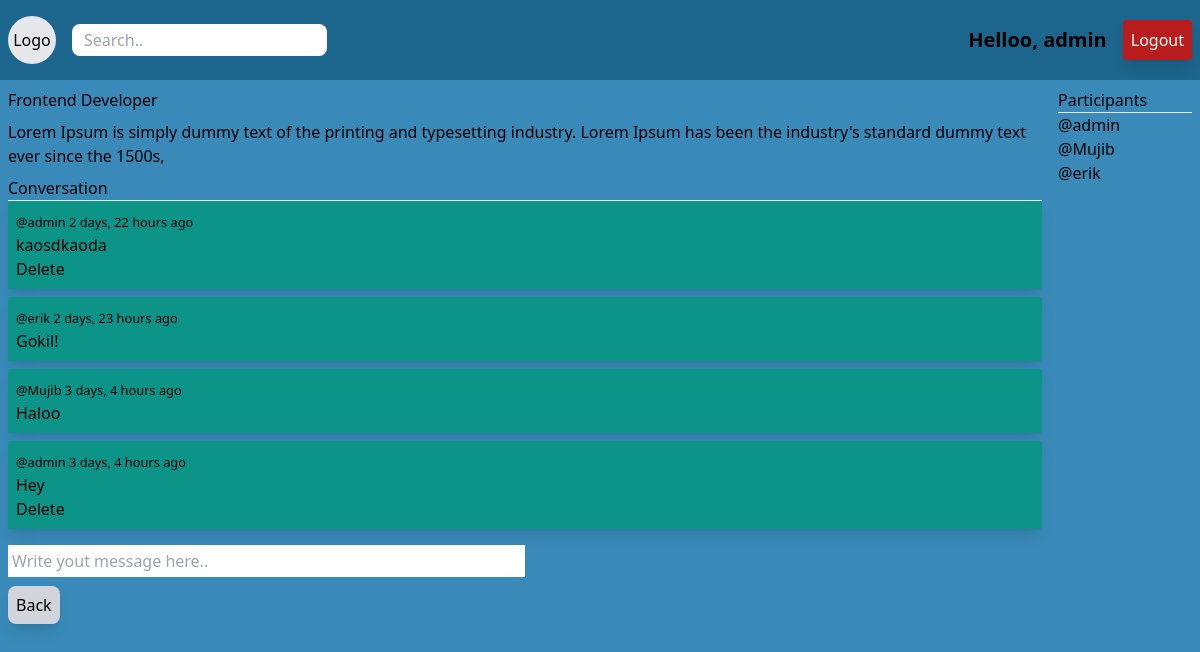
Screenshot of /room/1/ (signed in) with the database file from the repository.
### base/models.py (models this page shows, shortened)
class Room(models.Model):
    host = models.ForeignKey(User, on_delete=models.SET_NULL, null=True)
    topic = models.ForeignKey(Topic, on_delete=models.SET_NULL, null=True)
    name = models.CharField(max_length=200)
    description = models.TextField(null=True, blank=True)
    participants = models.ManyToManyField(User, related_name='participants', blank=True)
    updated = models.DateTimeField(auto_now=True)
    created = models.DateTimeField(auto_now_add=True)

class Message(models.Model):
    user = models.ForeignKey(User, on_delete=models.CASCADE)
    room = models.ForeignKey(Room, on_delete=models.CASCADE)
    body = models.TextField()
    updated = models.DateTimeField(auto_now=True)
    created = models.DateTimeField(auto_now_add=True)

### base/views.py (the view, shortened to what this page needs)
# urls.py: path('room/<str:pk>/', views.room, name='room'),
def room(request, pk):
    room = Room.objects.get(id=pk)
    room_messages = room.message_set.all().order_by('-created')
    participants = room.participants.all()
    context = {'room': room, 'room_messages': room_messages, 'participants': participants}
    return render(request, 'base/room.html', context)

### base/templates/base/room.html (shortened to what this page needs)
{% extends 'main.html' %} {% block content %}
<div class="grid grid-cols-8 gap-4">
  <div class="col-span-7">
    <div class="mb-2">{{room.name}}</div>
    <div class="mb-2">
      <p>{{room.description}}</p>
    </div>
    <div class="mb-4">
      <p>Conversation</p>
      {% for message in room_messages %}
      <div class="mb-2 bg-teal-600 rounded-sm shadow-lg p-2">
        <small>@{{message.user}} {{message.created|timesince}} ago</small>
        <p>{{message.body}}</p>
        {% if request.user == message.user %}
        <a href="{% url 'delete_message' message.id %}">Delete</a>
        {% endif %}
      </div>
      {% endfor %}
    </div>
    {% if request.user.is_authenticated %}
    <div class="mb-4">
      <form action="" method="POST">
        <input
          type="text"
          name="body"
          class="w-1/2 p-1"
          placeholder="Write yout message here.."
        />
      </form>
    </div>
    {% endif %}
    <div>
      <a href="/" class="bg-gray-300 p-2 shadow-lg hover:bg-gray-400 rounded-lg"
        >Back</a
      >
    </div>
  </div>
  <div>
    <p>Participants</p>
    <hr>
    {% for user in participants %}
    <div>
      <p>@{{user.username}}</p>
    </div>
    {% endfor %}
  </div>
</div>
{% endblock %}

### templates/navbar.html
<div
  class="w-full h-20 bg-[#1C658C] flex flex-row items-center justify-between p-2"
>
  <div class="flex justify-center items-center">
    <a href="{% url 'home' %}">
      <h1 class="bg-gray-200 w-12 h-12 p-2 rounded-full mr-4 flex justify-center items-center"><p>Logo</p></h1>
    </a>
    <form method="GET" action="{% url 'home' %}">
      <input class="p-1 rounded-lg px-3" type="text" name="q" placeholder="Search.." />
    </form>
  </div>
  {% if request.user.is_authenticated %}
  <div class="flex justify-center items-center">
    <p class="mx-4 font-semibold text-xl">Helloo, {{request.user}}</p>
    <a class="text-white bg-red-700 p-2 shadow-lg rounded" href="{% url 'logout' %}"
      >Logout</a
    >
  </div>
  {% else %}
  <div>
    <a class="text-green-800 bg-white p-2 shadow-lg" href="{% url 'login' %}"
      >Login</a
    >
  </div>
  {% endif %}
</div>

### rows the page displays
Room: name "Frontend Developer", description "Lorem Ipsum is simply dummy text of the printing and typesetting industry. Lorem Ipsum has been the industry's standard dummy text ever since the 1500s,"
Message: user "admin", created "2 days, 22 hours", body "kaosdkaoda", shows "Delete"
Message: user "erik", created "2 days, 23 hours", body "Gokil!"
Message: user "Mujib", created "3 days, 4 hours", body "Haloo"
Message: user "admin", created "3 days, 4 hours", body "Hey", shows "Delete"

### other values shown
{{ request.user }} "admin"
{{ user.username }} "admin"
{{ user.username }} "Mujib"
{{ user.username }} "erik"
